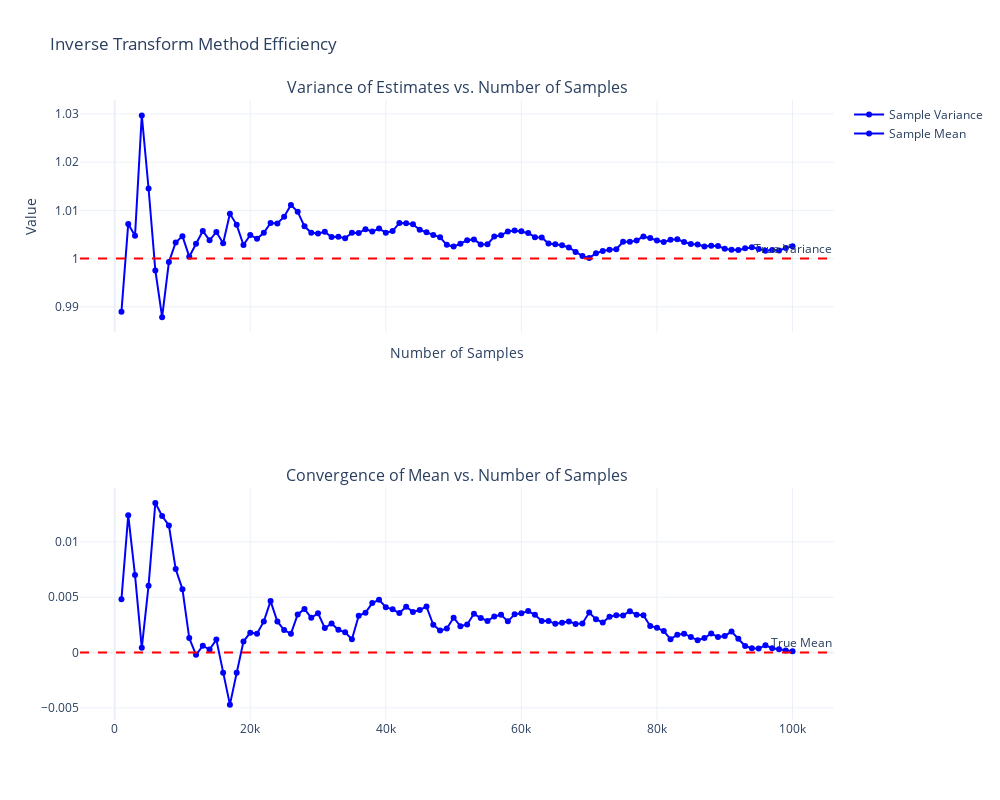

The cell this chart's notebook holds for it:
### Code cell
import plotly.graph_objs as go
from plotly.subplots import make_subplots

# Parameters
max_samples = 100000
step_size = 1000

# Generate uniform random numbers
u = np.random.uniform(0, 1, max_samples)

# Inverse transform method
samples = norm.ppf(u)

# True mean and variance for standard normal distribution
true_mean = 0
true_variance = 1

# Initialize lists to store results
sample_sizes = list(range(step_size, max_samples + 1, step_size))
means = []
variances = []

# Calculate means and variances for increasing sample sizes
for size in sample_sizes:
    current_samples = samples[:size]
    means.append(np.mean(current_samples))
    variances.append(np.var(current_samples))

# Create subplots
fig = make_subplots(rows=2, cols=1, shared_xaxes=True,
                    subplot_titles=('Variance of Estimates vs. Number of Samples',
                                    'Convergence of Mean vs. Number of Samples'))

# Add variance plot
fig.add_trace(go.Scatter(x=sample_sizes, y=variances, mode='lines+markers',
                         name='Sample Variance', line=dict(color='blue')),
              row=1, col=1)
fig.add_hline(y=true_variance, line=dict(color='red', dash='dash'),
              annotation_text='True Variance', row=1, col=1)

# Add mean convergence plot
fig.add_trace(go.Scatter(x=sample_sizes, y=means, mode='lines+markers',
                         name='Sample Mean', line=dict(color='blue')),
              row=2, col=1)
fig.add_hline(y=true_mean, line=dict(color='red', dash='dash'),
              annotation_text='True Mean', row=2, col=1)

# Update layout
fig.update_layout(height=800, width=1000, title_text='Inverse Transform Method Efficiency',
                  xaxis_title='Number of Samples', yaxis_title='Value',
                  template='plotly_white')

# Show plot
fig.show()

### Figure 1 — Plotly figure (JSON) as saved in the notebook; plotly's stock layout.template omitted (floating-point values rounded to 4 significant figures)
{"data": [{"line": {"color": "blue"}, "mode": "lines+markers", "name": "Sample Variance", "type": "scatter", "x": [1000, 2000, 3000, 4000, 5000, 6000, 7000, 8000, 9000, 10000, 11000, 12000, 13000, 14000, 15000, 16000, 17000, 18000, 19000, 20000, 21000, 22000, 23000, 24000, 25000, 26000, 27000, 28000, 29000, 30000, 31000, 32000, 33000, 34000, 35000, 36000, 37000, 38000, 39000, 40000, 41000, 42000, 43000, 44000, 45000, 46000, 47000, 48000, 49000, 50000, 51000, 52000, 53000, 54000, 55000, 56000, 57000, 58000, 59000, 60000, 61000, 62000, 63000, 64000, 65000, 66000, 67000, 68000, 69000, 70000, 71000, 72000, 73000, 74000, 75000, 76000, 77000, 78000, 79000, 80000, 81000, 82000, 83000, 84000, 85000, 86000, 87000, 88000, 89000, 90000, 91000, 92000, 93000, 94000, 95000, 96000, 97000, 98000, 99000, 100000], "xaxis": "x", "y": [0.989, 1.007, 1.005, 1.03, 1.015, 0.9976, 0.9879, 0.9993, 1.003, 1.005, 1.0, 1.003, 1.006, 1.004, 1.006, 1.003, 1.009, 1.007, 1.003, 1.005, 1.004, 1.005, 1.007, 1.007, 1.009, 1.011, 1.01, 1.007, 1.005, 1.005, 1.006, 1.004, 1.005, 1.004, 1.005, 1.005, 1.006, 1.006, 1.006, 1.005, 1.006, 1.007, 1.007, 1.007, 1.006, 1.005, 1.005, 1.004, 1.003, 1.002, 1.003, 1.004, 1.004, 1.003, 1.003, 1.005, 1.005, 1.006, 1.006, 1.006, 1.005, 1.004, 1.004, 1.003, 1.003, 1.003, 1.002, 1.001, 1.001, 1.0, 1.001, 1.002, 1.002, 1.002, 1.003, 1.003, 1.004, 1.005, 1.004, 1.004, 1.003, 1.004, 1.004, 1.003, 1.003, 1.003, 1.003, 1.003, 1.003, 1.002, 1.002, 1.002, 1.002, 1.002, 1.002, 1.002, 1.002, 1.002, 1.002, 1.003], "yaxis": "y"}, {"line": {"color": "blue"}, "mode": "lines+markers", "name": "Sample Mean", "type": "scatter", "x": [1000, 2000, 3000, 4000, 5000, 6000, 7000, 8000, 9000, 10000, 11000, 12000, 13000, 14000, 15000, 16000, 17000, 18000, 19000, 20000, 21000, 22000, 23000, 24000, 25000, 26000, 27000, 28000, 29000, 30000, 31000, 32000, 33000, 34000, 35000, 36000, 37000, 38000, 39000, 40000, 41000, 42000, 43000, 44000, 45000, 46000, 47000, 48000, 49000, 50000, 51000, 52000, 53000, 54000, 55000, 56000, 57000, 58000, 59000, 60000, 61000, 62000, 63000, 64000, 65000, 66000, 67000, 68000, 69000, 70000, 71000, 72000, 73000, 74000, 75000, 76000, 77000, 78000, 79000, 80000, 81000, 82000, 83000, 84000, 85000, 86000, 87000, 88000, 89000, 90000, 91000, 92000, 93000, 94000, 95000, 96000, 97000, 98000, 99000, 100000], "xaxis": "x2", "y": [0.004819, 0.01241, 0.006998, 0.0004213, 0.006041, 0.01352, 0.01234, 0.01148, 0.007544, 0.005713, 0.001311, -0.0002089, 0.0006163, 0.0002733, 0.001168, -0.001823, -0.004709, -0.001837, 0.0009924, 0.001797, 0.001695, 0.002814, 0.004647, 0.002807, 0.002035, 0.001695, 0.003446, 0.003933, 0.003139, 0.003547, 0.002217, 0.002623, 0.002049, 0.001829, 0.001197, 0.003321, 0.003604, 0.00447, 0.004764, 0.004097, 0.003904, 0.003563, 0.004131, 0.003669, 0.003843, 0.004155, 0.002509, 0.00198, 0.002174, 0.003146, 0.002377, 0.002535, 0.003497, 0.00312, 0.002852, 0.003264, 0.00341, 0.002815, 0.00345, 0.003548, 0.003749, 0.003405, 0.002857, 0.002859, 0.002592, 0.002685, 0.002813, 0.002576, 0.002631, 0.003614, 0.003005, 0.002705, 0.00324, 0.003364, 0.003354, 0.003735, 0.003404, 0.00337, 0.0024, 0.002229, 0.001943, 0.001206, 0.00161, 0.001703, 0.001393, 0.001106, 0.00131, 0.001725, 0.001393, 0.001499, 0.001892, 0.001254, 0.0005877, 0.0003908, 0.0003602, 0.0006515, 0.0003905, 0.000287, 0.0001846, 0.0001105], "yaxis": "y2"}], "layout": {"annotations": [{"font": {"size": 16}, "showarrow": false, "text": "Variance of Estimates vs. Number of Samples", "x": 0.5, "xanchor": "center", "xref": "paper", "y": 1, "yanchor": "bottom", "yref": "paper"}, {"font": {"size": 16}, "showarrow": false, "text": "Convergence of Mean vs. Number of Samples", "x": 0.5, "xanchor": "center", "xref": "paper", "y": 0.375, "yanchor": "bottom", "yref": "paper"}, {"showarrow": false, "text": "True Variance", "x": 1, "xanchor": "right", "xref": "x domain", "y": 1, "yanchor": "bottom", "yref": "y"}, {"showarrow": false, "text": "True Mean", "x": 1, "xanchor": "right", "xref": "x2 domain", "y": 0, "yanchor": "bottom", "yref": "y2"}], "height": 800, "shapes": [{"line": {"color": "red", "dash": "dash"}, "type": "line", "x0": 0, "x1": 1, "xref": "x domain", "y0": 1, "y1": 1, "yref": "y"}, {"line": {"color": "red", "dash": "dash"}, "type": "line", "x0": 0, "x1": 1, "xref": "x2 domain", "y0": 0, "y1": 0, "yref": "y2"}], "title": {"text": "Inverse Transform Method Efficiency"}, "width": 1000, "xaxis": {"anchor": "y", "domain": [0, 1], "matches": "x2", "showticklabels": false, "title": {"text": "Number of Samples"}}, "xaxis2": {"anchor": "y2", "domain": [0, 1]}, "yaxis": {"anchor": "x", "domain": [0.625, 1], "title": {"text": "Value"}}, "yaxis2": {"anchor": "x2", "domain": [0, 0.375]}}}
